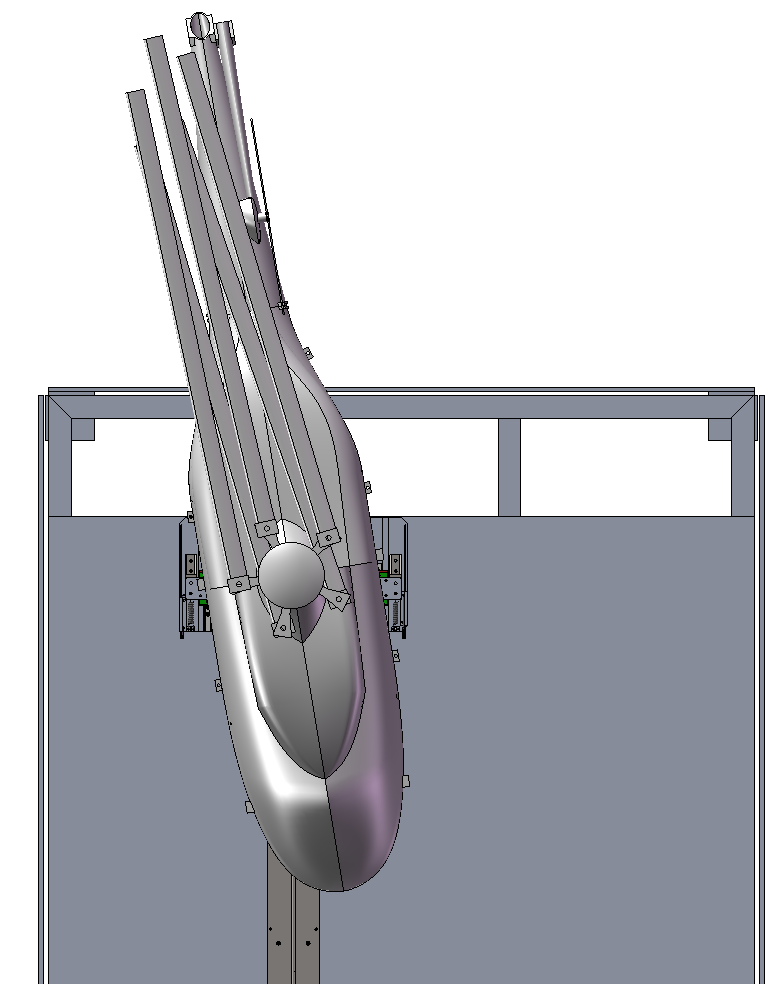
#> input picture test_image/helicopter_test2.png, 773 x 984 px
$ python pnp.py
#> lines starting #> are read from the running program, lines starting #| are printed output that depends on the picture; after the words box and inside, x2 and y2 are one past the last pixel; in counts of white or black regions, pixels touching at a corner belong together
import cv2
import numpy as np
import math


def euler_from_rotation_matrix(R):
    """从旋转矩阵计算欧拉角"""
    sy = math.sqrt(R[0, 0] * R[0, 0] + R[1, 0] * R[1, 0])
    singular = sy < 1e-6

    if not singular:
        x = math.atan2(R[2, 1], R[2, 2])
        y = math.atan2(-R[2, 0], sy)
        z = math.atan2(R[1, 0], R[0, 0])
    else:
        x = math.atan2(-R[1, 2], R[1, 1])
        y = math.atan2(-R[2, 0], sy)
        z = 0
    return np.array([x, y, z])


def detect_deck_corners_robust(img):
    """鲁棒提取甲板角点 + 轮廓检测"""
    h, w = img.shape[:2]
    gray = cv2.cvtColor(img, cv2.COLOR_BGR2GRAY)
    gray = cv2.equalizeHist(gray)
    blur = cv2.GaussianBlur(gray, (7, 7), 0)

    edges = cv2.adaptiveThreshold(blur, 255, cv2.ADAPTIVE_THRESH_GAUSSIAN_C,
                                  cv2.THRESH_BINARY_INV, 11, 2)

    kernel = cv2.getStructuringElement(cv2.MORPH_RECT, (7, 7))
    closed = cv2.morphologyEx(edges, cv2.MORPH_CLOSE, kernel, iterations=2)

    contours, _ = cv2.findContours(closed, cv2.RETR_EXTERNAL, cv2.CHAIN_APPROX_SIMPLE)
    min_area = (h * w) * 0.01
    valid_contours = [c for c in contours if cv2.contourArea(c) > min_area]

    if not valid_contours:
        raise ValueError("未检测到有效轮廓（甲板/飞机）")

    valid_contours.sort(key=lambda c: cv2.contourArea(c), reverse=True)
    deck_contour = valid_contours[0]
    rect = cv2.minAreaRect(deck_contour)
    box = cv2.boxPoints(rect)
    img_pts = np.array(box, dtype=np.float32)
    img_pts = img_pts[np.lexsort((img_pts[:, 0], img_pts[:, 1]))]

    return img_pts, valid_contours


def calculate_aircraft_direction_and_box(img, valid_contours):
    """计算飞机朝向 + 最小外接矩形"""
    h, w = img.shape[:2]
    aircraft_contour = None
    for cnt in valid_contours:
        area = cv2.contourArea(cnt)
        if area < cv2.contourArea(valid_contours[0]) * 0.9:
            rect = cv2.minAreaRect(cnt)
            (cx, cy), (rw, rh), angle = rect
            aspect_ratio = max(rw, rh) / min(rw, rh) if min(rw, rh) > 0 else 0
            if aspect_ratio > 1.5:
                aircraft_contour = cnt
                break

    if aircraft_contour is None:
        return np.array([0.2, 0.98]), np.array([w // 2, h // 2]), None

    # 计算飞机最小外接矩形
    aircraft_rect = cv2.minAreaRect(aircraft_contour)
    aircraft_box = cv2.boxPoints(aircraft_rect)
    aircraft_box = np.intp(aircraft_box)

    # PCA计算朝向
    pts = np.array(aircraft_contour).reshape(-1, 2).astype(np.float32)
    mean, eigenvectors = cv2.PCACompute(pts, mean=None)
    dir_vec = eigenvectors[0]
    aircraft_dir = np.array([dir_vec[0], dir_vec[1]], dtype=np.float32)

    M = cv2.moments(aircraft_contour)
    aircraft_center_x = int(M["m10"] / M["m00"])
    aircraft_center_y = int(M["m01"] / M["m00"])
    aircraft_center = np.array([aircraft_center_x, aircraft_center_y])

    end_pt = mean + 50 * dir_vec
    if end_pt[1] < aircraft_center_y:
        aircraft_dir = -aircraft_dir

    aircraft_dir = aircraft_dir / np.linalg.norm(aircraft_dir)
    return aircraft_dir, aircraft_center, aircraft_box


def helicopter_deck_pose_estimation(image_path):
#> called with image_path = 'test_image/helicopter_test2.png'
    img = cv2.imread(image_path)
#> img is the input picture: shape (984, 773, 3); mean B, G, R 194.4, 188.5, 186.8
    if img is None:
        raise ValueError(f"无法读取图片：{image_path}")
    h, w = img.shape[:2]

    fx = w * 1.2
    fy = h * 1.2
    cx = w / 2.0
    cy = h / 2.0
    K = np.array([[fx, 0, cx], [0, fy, cy], [0, 0, 1]], dtype=np.float32)
    dist = np.zeros((5,), dtype=np.float32)

    img_pts, valid_contours = detect_deck_corners_robust(img)
#> in detect_deck_corners_robust, `blur = cv2.GaussianBlur(gray, (7, 7), 0)`:
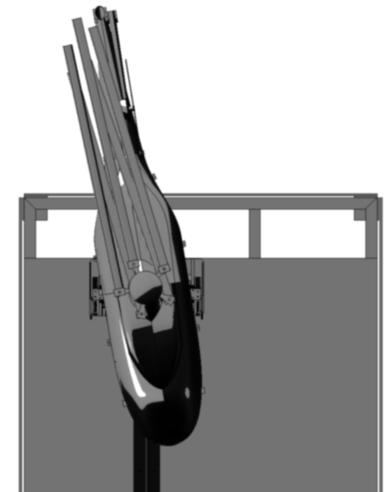
#> blur: shape (984, 773) (shown at 1/2 size); min 0, max 255, mean 170
#> in detect_deck_corners_robust, `edges = cv2.adaptiveThreshold(blur, 255, cv2.ADAPTIVE_THRESH_GAUSSIAN_..`:
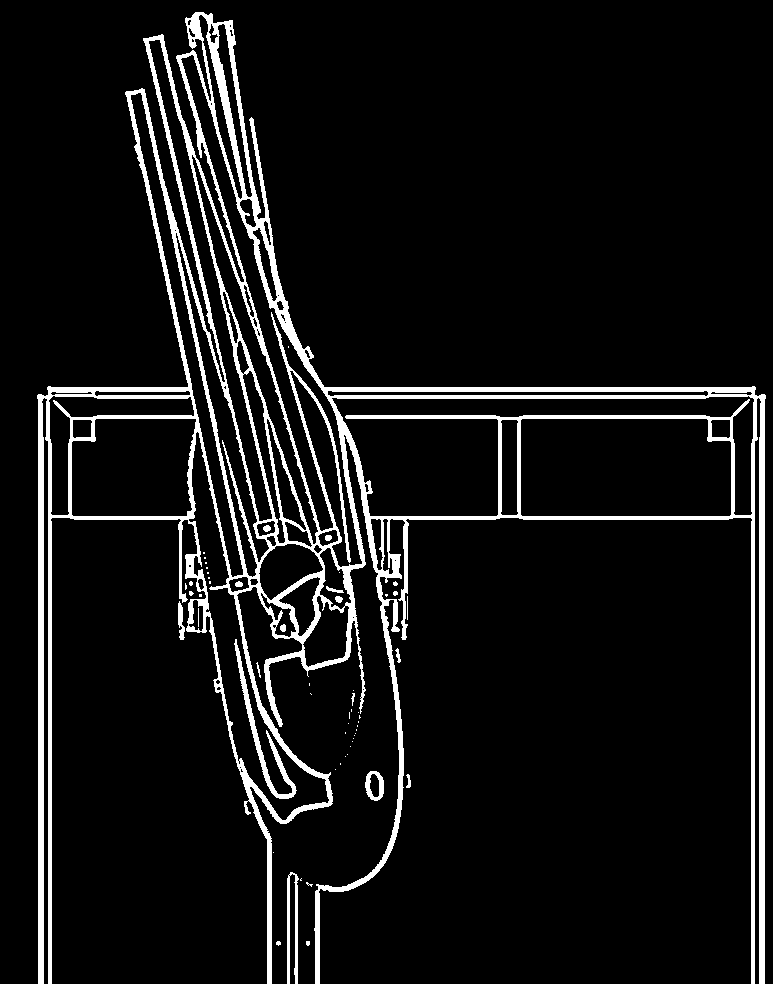
#> edges: shape (984, 773); 8% white; 59 white regions (42 under 20 px), largest, box (x1, y1, x2, y2) and area: (37, 12, 766, 984) 57869, (234, 639, 297, 799) 1161, (287, 872, 299, 984) 672
#> in detect_deck_corners_robust, `closed = cv2.morphologyEx(edges, cv2.MORPH_CLOSE, kernel, iterations=2)`:
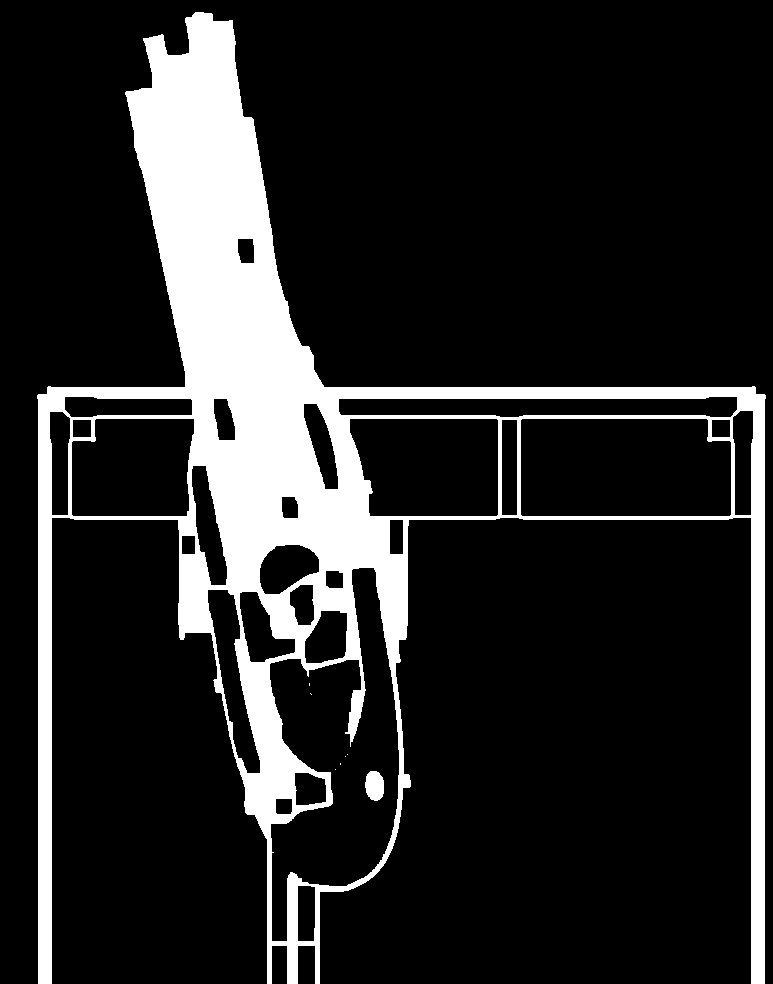
#> closed: shape (984, 773); 15.7% white; 8 white regions (6 under 20 px)
#> in detect_deck_corners_robust, `contours, _ = cv2.findContours(closed, cv2.RETR_EXTERNAL, cv2.CHAIN_AP..`: contours = 1 contour; box (x1, y1, x2, y2) and area: (37, 12, 766, 984) 218162
#> in detect_deck_corners_robust, `valid_contours = [c for c in contours if cv2.contourArea(c) > min_area]`: valid_contours has the same summary as contours
#> in detect_deck_corners_robust, `deck_contour = valid_contours[0]`: deck_contour = contour of 627 points, box (x1, y1, x2, y2) (37, 12, 766, 984), area 218162
#> in detect_deck_corners_robust, `rect = cv2.minAreaRect(deck_contour)`: rect = ((401, 497.5), (971, 728), -90)
#> in detect_deck_corners_robust, `box = cv2.boxPoints(rect)`: box = [[765, 983], [37, 983], [37, 12], [765, 12]]
#> in detect_deck_corners_robust, `img_pts = img_pts[np.lexsort((img_pts[:, 0], img_pts[:, 1]))]`: img_pts = [[37, 12], [765, 12], [37, 983], [765, 983]]
#> img_pts = [[37, 12], [765, 12], [37, 983], [765, 983]]; valid_contours has the same summary as contours in detect_deck_corners_robust
    aircraft_dir, aircraft_center, aircraft_box = calculate_aircraft_direction_and_box(img, valid_contours)
#> the loop in calculate_aircraft_direction_and_box, `for cnt in valid_contours:` made 1 pass
#> area on pass 1: 218161.5
#> aircraft_dir = [0.2, 0.98]; aircraft_center = [386, 492]

    print(f"飞机中心坐标：{aircraft_center}")
#| 飞机中心坐标：[386 492]
    print(f"自动计算的飞机朝向向量：{aircraft_dir.round(4)}")
#| 自动计算的飞机朝向向量：[0.2  0.98]

    obj_pts = np.array([
        [-0.5, -0.5, 0.0],
        [0.5, -0.5, 0.0],
        [0.5, 0.5, 0.0],
        [-0.5, 0.5, 0.0]
    ], dtype=np.float32)
    success, rvec, tvec = cv2.solvePnP(obj_pts, img_pts, K, dist, flags=cv2.SOLVEPNP_EPNP)
#> success = True; rvec = [-0.498, -0.985, 2.21]; tvec = [9.8e+17, 1.11e+17, 2.08e+18]
    if not success:
        raise RuntimeError("PnP 求解失败")

    R, _ = cv2.Rodrigues(rvec)
#> R = [[-0.708, -0.415, -0.571], [0.702, -0.497, -0.51], [-0.0724, -0.762, 0.644]]
    euler = euler_from_rotation_matrix(R)
#> in euler_from_rotation_matrix, `sy = math.sqrt(R[0, 0] * R[0, 0] + R[1, 0] * R[1, 0])`: sy = 0.997
#> in euler_from_rotation_matrix, `singular = sy < 1e-6`: singular = False
#> in euler_from_rotation_matrix, `x = math.atan2(R[2, 1], R[2, 2])`: x = -0.869
#> in euler_from_rotation_matrix, `y = math.atan2(-R[2, 0], sy)`: y = 0.0725
#> in euler_from_rotation_matrix, `z = math.atan2(R[1, 0], R[0, 0])`: z = 2.36
#> euler = [-0.869, 0.0725, 2.36]
    roll, pitch, yaw = np.degrees(euler)
#> roll = -49.81; pitch = 4.15; yaw = 135.3

    display_scale = 0.8 if max(w, h) > 1000 else 1.0
    img_display = cv2.resize(img, (int(w * display_scale), int(h * display_scale)))
    img_pts_display = img_pts * display_scale
#> img_pts_display = [[37, 12], [765, 12], [37, 983], [765, 983]]
    aircraft_center_display = (aircraft_center * display_scale).astype(np.int32)
#> aircraft_center_display = [386, 492]

    for (x, y) in img_pts_display:
        cv2.circle(img_display, (int(x), int(y)), 8, (0, 0, 255), -1)
#> this loop made 4 passes
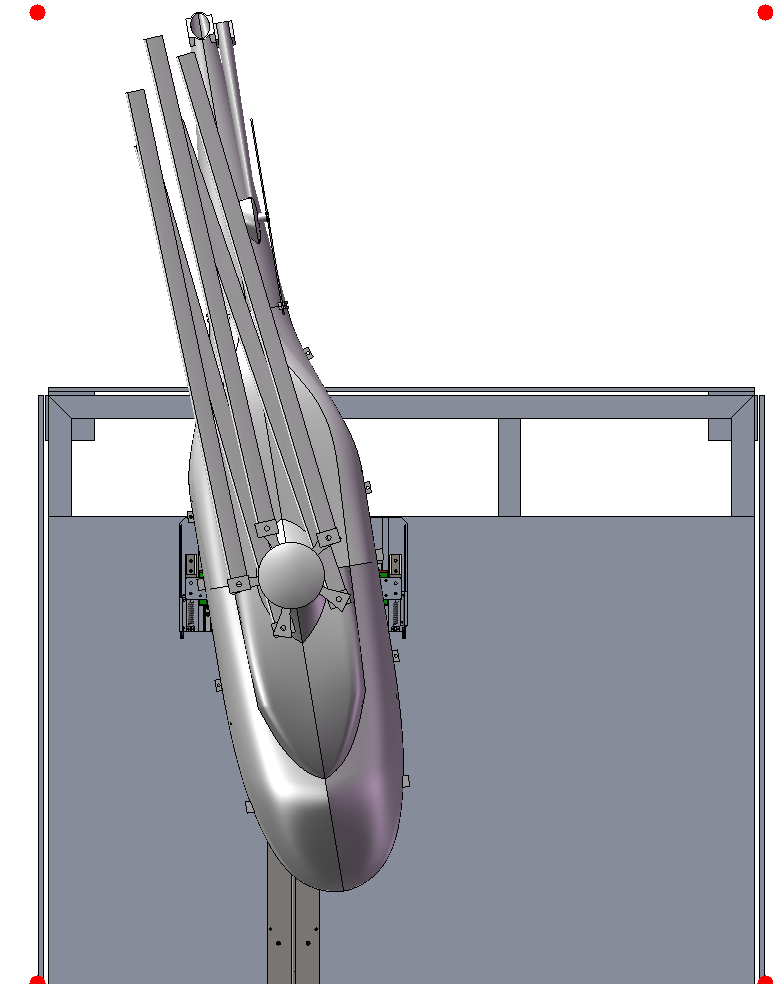
#> img_display: shape (984, 773, 3); 0.08% of pixels changed, all inside (x1, y1, x2, y2) = (29, 4, 773, 984)
    cv2.drawContours(img_display, [img_pts_display.astype(np.int32)], -1, (0, 255, 0), 3)

    # 绘制飞机最小外接矩形（黄色框）
    if aircraft_box is not None:
        aircraft_box_display = (aircraft_box * display_scale).astype(np.int32)
        cv2.drawContours(img_display, [aircraft_box_display], 0, (0, 255, 255), 2)  # 黄色框

    deck_center = np.mean(img_pts_display, axis=0).astype(np.int32)
#> deck_center = [401, 497]
    dir_x = (img_pts_display[1] - img_pts_display[0]).astype(np.float32)
#> dir_x = [728, 0]
    dir_x = dir_x / np.linalg.norm(dir_x)
#> dir_x = [1, 0]
    dir_y = np.array([-dir_x[1], dir_x[0]], dtype=np.float32)
#> dir_y = [0, 1]
    x_end = (deck_center + dir_x * 100).astype(np.int32)
#> x_end = [501, 497]
    y_end = (deck_center + dir_y * 100).astype(np.int32)
#> y_end = [401, 597]

    cv2.arrowedLine(img_display, tuple(deck_center), tuple(x_end), (0, 0, 255), 3, tipLength=0.1)
    cv2.arrowedLine(img_display, tuple(deck_center), tuple(y_end), (0, 255, 0), 3, tipLength=0.1)

    aircraft_end = (aircraft_center_display + aircraft_dir * 150).astype(np.int32)
#> aircraft_end = [416, 639]
    cv2.arrowedLine(img_display, tuple(aircraft_center_display), tuple(aircraft_end),
                    (255, 0, 0), 4, tipLength=0.15)
    cv2.circle(img_display, tuple(aircraft_center_display), 5, (0, 255, 255), -1)
#> img_display: shape (984, 773, 3); mean B, G, R 189.8, 189.6, 182.4

    cv2.putText(img_display, "X (Deck)", tuple(x_end + 10), cv2.FONT_HERSHEY_SIMPLEX, 0.7, (0, 0, 255), 2)
    cv2.putText(img_display, "Y (Deck)", tuple(y_end + 10), cv2.FONT_HERSHEY_SIMPLEX, 0.7, (0, 255, 0), 2)
    cv2.putText(img_display, "Aircraft Forward", tuple(aircraft_end + 15),
                cv2.FONT_HERSHEY_SIMPLEX, 0.7, (255, 0, 0), 2)
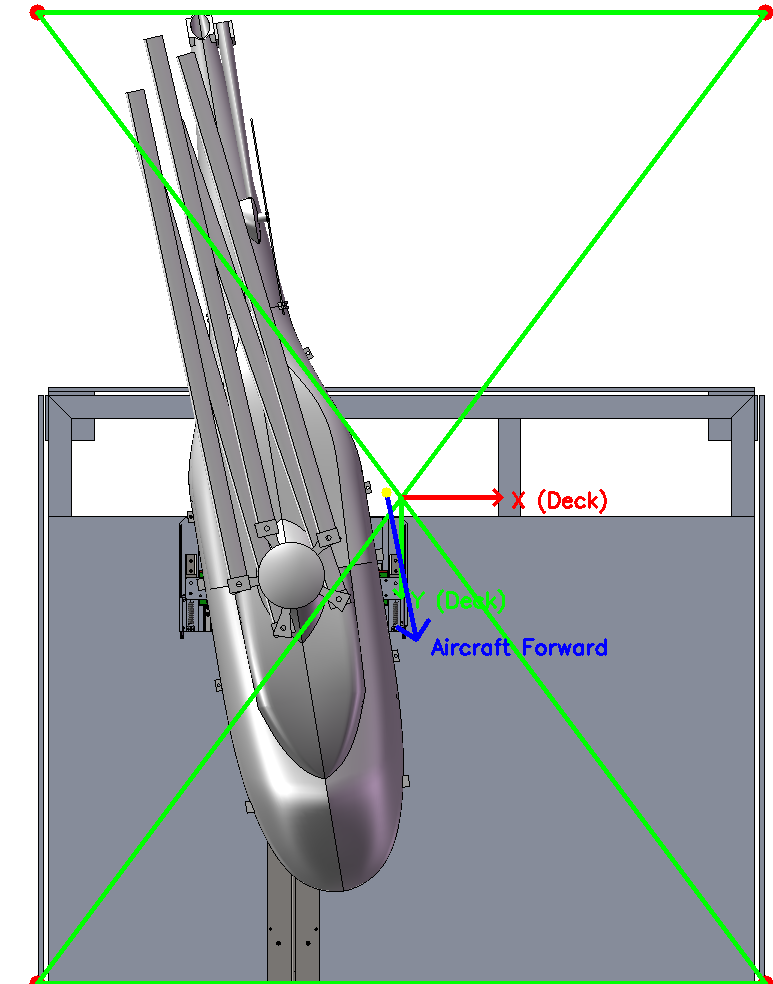
#> img_display: shape (984, 773, 3); mean B, G, R 189.6, 189.2, 182.1

    print("\n 直升机甲板位姿结果")
    print(f"旋转矩阵 R：\n{R.round(4)}")
#| 旋转矩阵 R：
#| [[-0.7084 -0.4149 -0.5709]
#|  [ 0.7021 -0.4973 -0.5097]
#|  [-0.0724 -0.7619  0.6436]]
    print(f"平移向量 t (米)：\n{tvec.round(4)}")
#| 平移向量 t (米)：
#| [[9.80227925e+17]
#|  [1.10535647e+17]
#|  [2.08497433e+18]]
    print(f"欧拉角：Roll={roll:.2f}°, Pitch={pitch:.2f}°, Yaw={yaw:.2f}°")
#| 欧拉角：Roll=-49.81°, Pitch=4.15°, Yaw=135.26°

    cv2.imwrite("result/result_with_aircraft_box.png", img_display)
    cv2.imshow("Result (With Aircraft Box)", img_display)
    cv2.waitKey(0)
    cv2.destroyAllWindows()

    return R, tvec, euler


if __name__ == "__main__":
    image_path = "test_image/helicopter_test2.png"  # 替换图片路径
    try:
        helicopter_deck_pose_estimation(image_path)
    except Exception as e:
        print("错误：", e)
